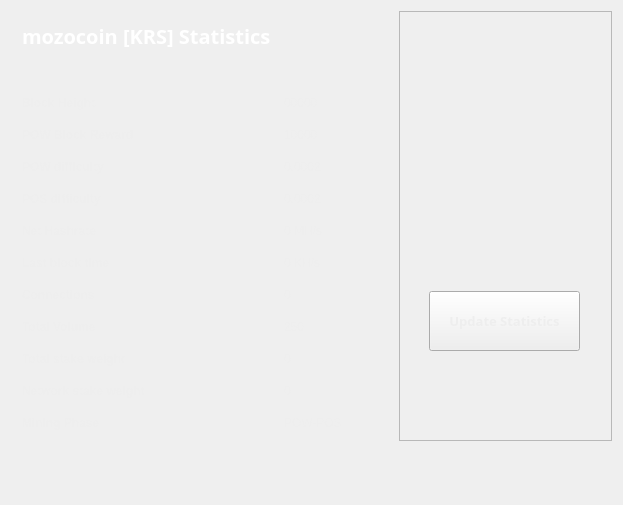
<?xml version="1.0" encoding="UTF-8"?>
<ui version="4.0">
 <class>StatisticsPage</class>
 <widget class="QWidget" name="StatisticsPage">
  <property name="windowModality">
   <enum>Qt::NonModal</enum>
  </property>
  <property name="geometry">
   <rect>
    <x>0</x>
    <y>0</y>
    <width>623</width>
    <height>505</height>
   </rect>
  </property>
  <property name="windowTitle">
   <string>Digging</string>
  </property>
  <property name="styleSheet">
   <string notr="true">color:#eeeeee;
font-family:'Open Sans,sans-serif';</string>
  </property>
  <layout class="QGridLayout" name="gridLayout">
   <property name="sizeConstraint">
    <enum>QLayout::SetMaximumSize</enum>
   </property>
   <item row="0" column="1">
    <widget class="QFrame" name="frame">
     <property name="minimumSize">
      <size>
       <width>213</width>
       <height>0</height>
      </size>
     </property>
     <property name="frameShape">
      <enum>QFrame::StyledPanel</enum>
     </property>
     <property name="frameShadow">
      <enum>QFrame::Raised</enum>
     </property>
     <widget class="QPushButton" name="startButton">
      <property name="geometry">
       <rect>
        <x>30</x>
        <y>280</y>
        <width>151</width>
        <height>60</height>
       </rect>
      </property>
      <property name="sizePolicy">
       <sizepolicy hsizetype="Fixed" vsizetype="Fixed">
        <horstretch>0</horstretch>
        <verstretch>0</verstretch>
       </sizepolicy>
      </property>
      <property name="minimumSize">
       <size>
        <width>120</width>
        <height>60</height>
       </size>
      </property>
      <property name="font">
       <font>
        <family>Open Sans,sans-serif</family>
        <pointsize>10</pointsize>
        <weight>75</weight>
        <bold>true</bold>
        <underline>false</underline>
        <kerning>true</kerning>
       </font>
      </property>
      <property name="autoFillBackground">
       <bool>false</bool>
      </property>
      <property name="styleSheet">
       <string notr="true"/>
      </property>
      <property name="text">
       <string>Update Statistics</string>
      </property>
     </widget>
     <widget class="QLabel" name="label">
      <property name="geometry">
       <rect>
        <x>10</x>
        <y>10</y>
        <width>191</width>
        <height>191</height>
       </rect>
      </property>
      <property name="text">
       <string/>
      </property>
      <property name="pixmap">
       <pixmap resource="../bitcoin.qrc">:/icons/mozocoin</pixmap>
      </property>
      <property name="scaledContents">
       <bool>true</bool>
      </property>
     </widget>
    </widget>
   </item>
   <item row="0" column="0">
    <widget class="QFrame" name="gridFrame_2">
     <layout class="QGridLayout" name="gridLayout_4">
      <item row="3" column="0">
       <layout class="QFormLayout" name="formLayout_2">
        <property name="fieldGrowthPolicy">
         <enum>QFormLayout::FieldsStayAtSizeHint</enum>
        </property>
        <property name="horizontalSpacing">
         <number>139</number>
        </property>
        <property name="verticalSpacing">
         <number>18</number>
        </property>
        <property name="rightMargin">
         <number>0</number>
        </property>
        <item row="1" column="0">
         <widget class="QLabel" name="label_14">
          <property name="text">
           <string>&lt;html&gt;&lt;head/&gt;&lt;body&gt;&lt;p&gt;&lt;span style=&quot; font-weight:600;&quot;&gt;Block Height&lt;/span&gt;&lt;/p&gt;&lt;/body&gt;&lt;/html&gt;</string>
          </property>
         </widget>
        </item>
        <item row="1" column="1">
         <widget class="QLabel" name="heightBox">
          <property name="text">
           <string>00000</string>
          </property>
         </widget>
        </item>
        <item row="2" column="0">
         <widget class="QLabel" name="label_12">
          <property name="text">
           <string>&lt;html&gt;&lt;head/&gt;&lt;body&gt;&lt;p&gt;&lt;span style=&quot; font-weight:600;&quot;&gt;POW Block Reward&lt;/span&gt;&lt;/p&gt;&lt;/body&gt;&lt;/html&gt;</string>
          </property>
         </widget>
        </item>
        <item row="2" column="1">
         <widget class="QLabel" name="rewardBox">
          <property name="text">
           <string>10000</string>
          </property>
         </widget>
        </item>
        <item row="3" column="0">
         <widget class="QLabel" name="label_13">
          <property name="text">
           <string>&lt;html&gt;&lt;head/&gt;&lt;body&gt;&lt;p&gt;&lt;span style=&quot; font-weight:600;&quot;&gt;POW difficulty&lt;/span&gt;&lt;/p&gt;&lt;/body&gt;&lt;/html&gt;</string>
          </property>
         </widget>
        </item>
        <item row="3" column="1">
         <widget class="QLabel" name="diffBox">
          <property name="text">
           <string>0.0002</string>
          </property>
         </widget>
        </item>
        <item row="4" column="0">
         <widget class="QLabel" name="label_9">
          <property name="text">
           <string>&lt;html&gt;&lt;head/&gt;&lt;body&gt;&lt;p&gt;&lt;span style=&quot; font-weight:600;&quot;&gt;POS difficulty&lt;/span&gt;&lt;/p&gt;&lt;/body&gt;&lt;/html&gt;</string>
          </property>
         </widget>
        </item>
        <item row="4" column="1">
         <widget class="QLabel" name="diffBox2">
          <property name="text">
           <string>0.0002</string>
          </property>
         </widget>
        </item>
        <item row="5" column="1">
         <widget class="QLabel" name="pawrateBox">
          <property name="text">
           <string>0 MH/s</string>
          </property>
         </widget>
        </item>
        <item row="6" column="0">
         <widget class="QLabel" name="label3_2">
          <property name="sizePolicy">
           <sizepolicy hsizetype="Preferred" vsizetype="Maximum">
            <horstretch>0</horstretch>
            <verstretch>0</verstretch>
           </sizepolicy>
          </property>
          <property name="text">
           <string>&lt;html&gt;&lt;head/&gt;&lt;body&gt;&lt;p&gt;&lt;span style=&quot; font-weight:600;&quot;&gt;Last block time&lt;/span&gt;&lt;/p&gt;&lt;/body&gt;&lt;/html&gt;</string>
          </property>
         </widget>
        </item>
        <item row="6" column="1">
         <widget class="QLabel" name="localBox">
          <property name="text">
           <string>0 KH/s</string>
          </property>
         </widget>
        </item>
        <item row="7" column="0">
         <widget class="QLabel" name="label1_2">
          <property name="text">
           <string>&lt;html&gt;&lt;head/&gt;&lt;body&gt;&lt;p&gt;&lt;span style=&quot; font-weight:600;&quot;&gt;Connections&lt;/span&gt;&lt;/p&gt;&lt;/body&gt;&lt;/html&gt;</string>
          </property>
         </widget>
        </item>
        <item row="7" column="1">
         <widget class="QLabel" name="connectionBox">
          <property name="text">
           <string>0</string>
          </property>
         </widget>
        </item>
        <item row="8" column="0">
         <widget class="QLabel" name="label_8">
          <property name="text">
           <string>&lt;html&gt;&lt;head/&gt;&lt;body&gt;&lt;p&gt;&lt;span style=&quot; font-weight:600;&quot;&gt;Total Volume&lt;/span&gt;&lt;/p&gt;&lt;/body&gt;&lt;/html&gt;</string>
          </property>
         </widget>
        </item>
        <item row="8" column="1">
         <widget class="QLabel" name="volumeBox">
          <property name="text">
           <string>250</string>
          </property>
         </widget>
        </item>
        <item row="9" column="0">
         <widget class="QLabel" name="label_10">
          <property name="text">
           <string>&lt;html&gt;&lt;head/&gt;&lt;body&gt;&lt;p&gt;&lt;span style=&quot; font-weight:600;&quot;&gt;Total stake weight&lt;/span&gt;&lt;/p&gt;&lt;/body&gt;&lt;/html&gt;</string>
          </property>
         </widget>
        </item>
        <item row="9" column="1">
         <widget class="QLabel" name="minBox">
          <property name="text">
           <string>0</string>
          </property>
         </widget>
        </item>
        <item row="10" column="0">
         <widget class="QLabel" name="label_11">
          <property name="text">
           <string>&lt;html&gt;&lt;head/&gt;&lt;body&gt;&lt;p&gt;&lt;span style=&quot; font-weight:600;&quot;&gt;Network stake weight&lt;/span&gt;&lt;/p&gt;&lt;/body&gt;&lt;/html&gt;</string>
          </property>
         </widget>
        </item>
        <item row="10" column="1">
         <widget class="QLabel" name="maxBox">
          <property name="text">
           <string>0</string>
          </property>
         </widget>
        </item>
        <item row="11" column="0">
         <widget class="QLabel" name="label_15">
          <property name="text">
           <string>&lt;html&gt;&lt;head/&gt;&lt;body&gt;&lt;p&gt;&lt;span style=&quot; font-weight:600;&quot;&gt;Mining Phase&lt;/span&gt;&lt;/p&gt;&lt;/body&gt;&lt;/html&gt;</string>
          </property>
         </widget>
        </item>
        <item row="11" column="1">
         <widget class="QLabel" name="cBox">
          <property name="text">
           <string>POW-POS</string>
          </property>
         </widget>
        </item>
        <item row="5" column="0">
         <widget class="QLabel" name="label_16">
          <property name="text">
           <string>&lt;html&gt;&lt;head/&gt;&lt;body&gt;&lt;p&gt;&lt;span style=&quot; font-weight:600;&quot;&gt;Net Hashrate&lt;/span&gt;&lt;/p&gt;&lt;/body&gt;&lt;/html&gt;</string>
          </property>
         </widget>
        </item>
       </layout>
      </item>
      <item row="1" column="0">
       <layout class="QHBoxLayout" name="horizontalLayout_4">
        <property name="spacing">
         <number>7</number>
        </property>
        <item>
         <widget class="QLabel" name="label_5">
          <property name="font">
           <font>
            <family>Open Sans,sans-serif</family>
           </font>
          </property>
          <property name="text">
           <string>&lt;html&gt;&lt;head/&gt;&lt;body&gt;&lt;p&gt;&lt;span style=&quot; font-size:20px; font-weight:600; color:#FFFFFF;&quot;&gt;mozocoin [KRS] Statistics&lt;/span&gt;&lt;/p&gt;&lt;/body&gt;&lt;/html&gt;</string>
          </property>
         </widget>
        </item>
        <item>
         <spacer name="horizontalSpacer_2">
          <property name="orientation">
           <enum>Qt::Horizontal</enum>
          </property>
          <property name="sizeHint" stdset="0">
           <size>
            <width>40</width>
            <height>20</height>
           </size>
          </property>
         </spacer>
        </item>
       </layout>
      </item>
      <item row="2" column="0">
       <spacer name="verticalSpacer_2">
        <property name="orientation">
         <enum>Qt::Vertical</enum>
        </property>
        <property name="sizeHint" stdset="0">
         <size>
          <width>20</width>
          <height>40</height>
         </size>
        </property>
       </spacer>
      </item>
     </layout>
    </widget>
   </item>
   <item row="1" column="0">
    <spacer name="verticalSpacer">
     <property name="orientation">
      <enum>Qt::Vertical</enum>
     </property>
     <property name="sizeHint" stdset="0">
      <size>
       <width>20</width>
       <height>40</height>
      </size>
     </property>
    </spacer>
   </item>
  </layout>
 </widget>
 <layoutdefault spacing="6" margin="11"/>
 <resources>
  <include location="../bitcoin.qrc"/>
 </resources>
 <connections/>
</ui>
